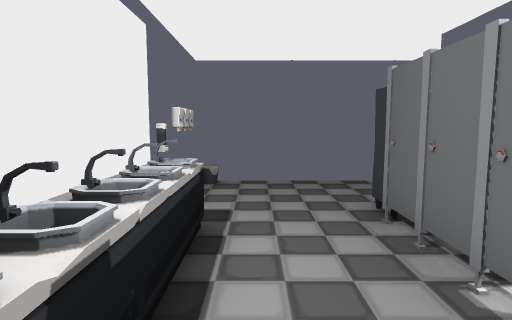
[1] (above)

13 first-person views from a walk through a 3-D level made in the Unity game engine. The camera is 1.4 m above the floor, tilts 6° down and sees 75° across. The floor is counted in squares, 1 m on a side. Each view is taken from the middle of a square. On the plan, view 1 faces up. The plan holds only what a view shows up to about 15 squares ahead; the rest is blank. The place goes on beyond the plan.

[2]
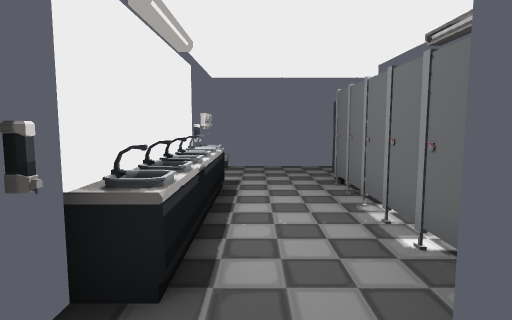

[3]
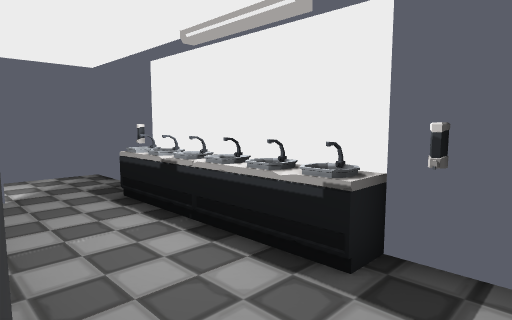

[4]
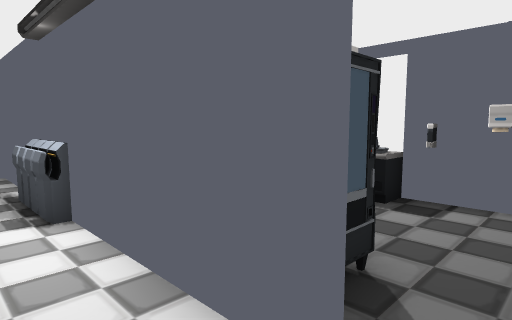

[5]
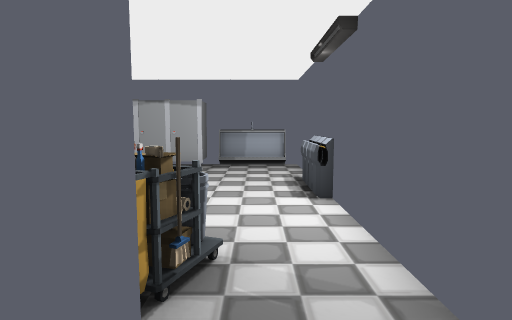

[6]
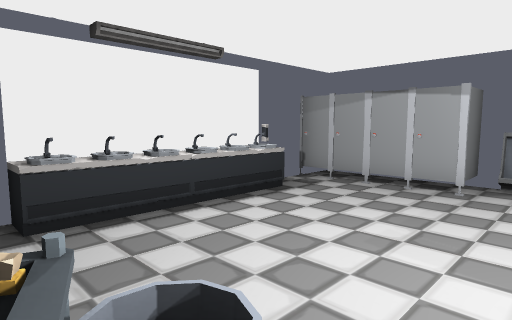

[7]
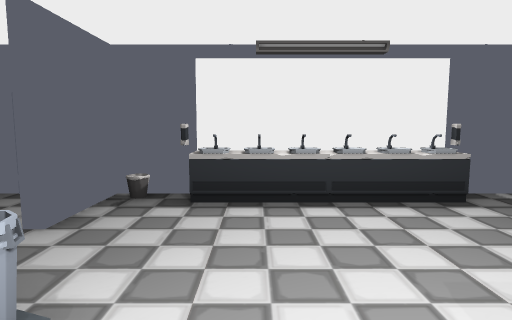

[8]
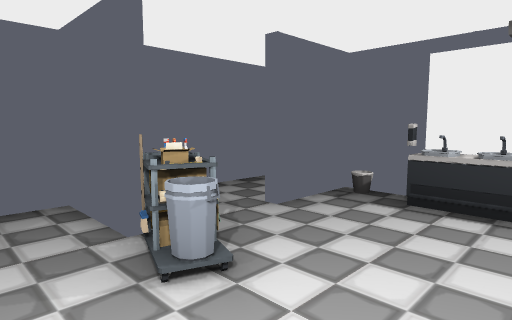

[9]
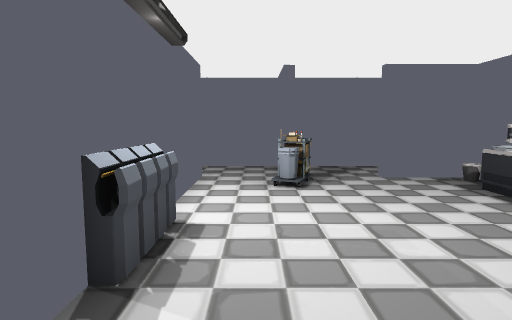

[10]
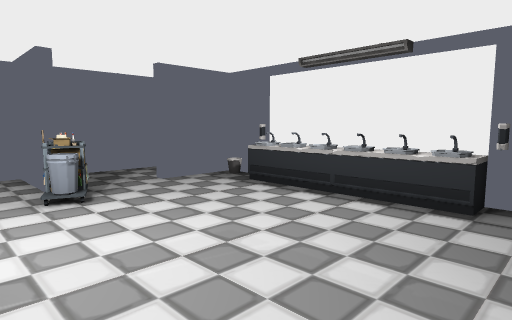

[11]
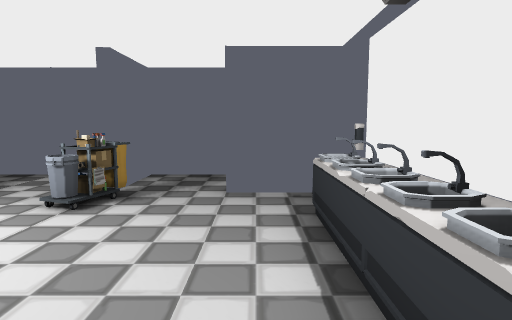

[12]
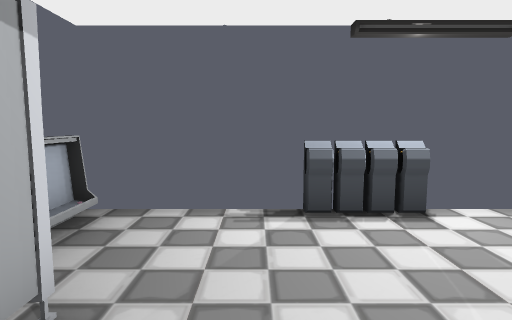

[13]
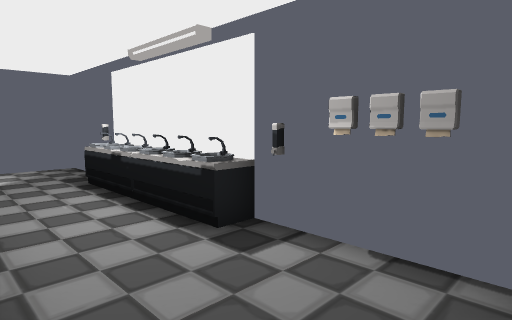

### Floor plan
Points are (right, up) in squares from view 1. A wall is a line through its corners. A room is listed if a view was taken in it or the views show most of it. See-through windows are left out.
Room 1 (views 1, 2, 3, 4, 5, 13)
walls: (-1.5, -0.5) (-1.5, -3.8) (0.8, -3.8); (5.7, 5.8) (5.7, 8.4); (6, 8.3) (-1.5, 8.3) (-1.5, 4.5)
ways out: opening at (4.7, 5) to room 2
objects: other object (-1, -1); mirror (-1, 0) to (-1, 1); sink (-1, 2); mirror (-1, 3); sink (-1, 4); other object (-1, 5); other object (2, -1) to (2, 0); other object (2, 1) to (2, 2); other object (2, 3) to (2, 4); other object (2, 5) to (3, 6)
Room 2 (views 6, 7, 8, 9, 10, 11, 12)
walls: (6, 5.8) (5.7, 5.8); (3.5, 4.6) (3.5, -3.8) (4.6, -3.8); (10.7, 4.4) (10.7, 5.8) (8.4, 5.8) (8.4, 6.2); (5.5, -3.8) (6.9, -3.8); (10.7, -2.5) (10.7, -1.4)
ways out: opening at (4.7, 5) to room 1; opening at (7.5, 6) to room 3; gap at (6, 6)
objects: other object (4, 0); other object (4, 1); other object (5, -4); cart (6, 4) to (6, 5); other object (7, -3) to (9, -3); other object (10, -3) to (11, -3); sink (10, -1) to (11, 1); sink (10, 2) to (11, 4); mirror (11, 1); mirror (11, 2)
Room 3 (no view inside)
walls: (6, 8.4) (6, 5.8); (10.8, 8.3) (6, 8.3)
ways out: opening at (7.5, 6) to room 2

Where each view was taken, in squares from view 1:
view 1: 0 up, 0 right, facing up
view 2: 3 down, 0 right, facing up
view 3: 6 up, 2 right, facing down-left
view 4: 7 up, 5 right, facing down-left
view 5: 8 up, 5 right, facing down
view 6: 5 up, 5 right, facing down-right
view 7: 3 up, 4 right, facing right
view 8: 2 up, 4 right, facing up-right
view 9: 3 down, 5 right, facing up
view 10: 2 down, 4 right, facing up-right
view 11: 1 down, 9 right, facing up
view 12: 1 down, 9 right, facing left
view 13: 8 up, 2 right, facing down-left
